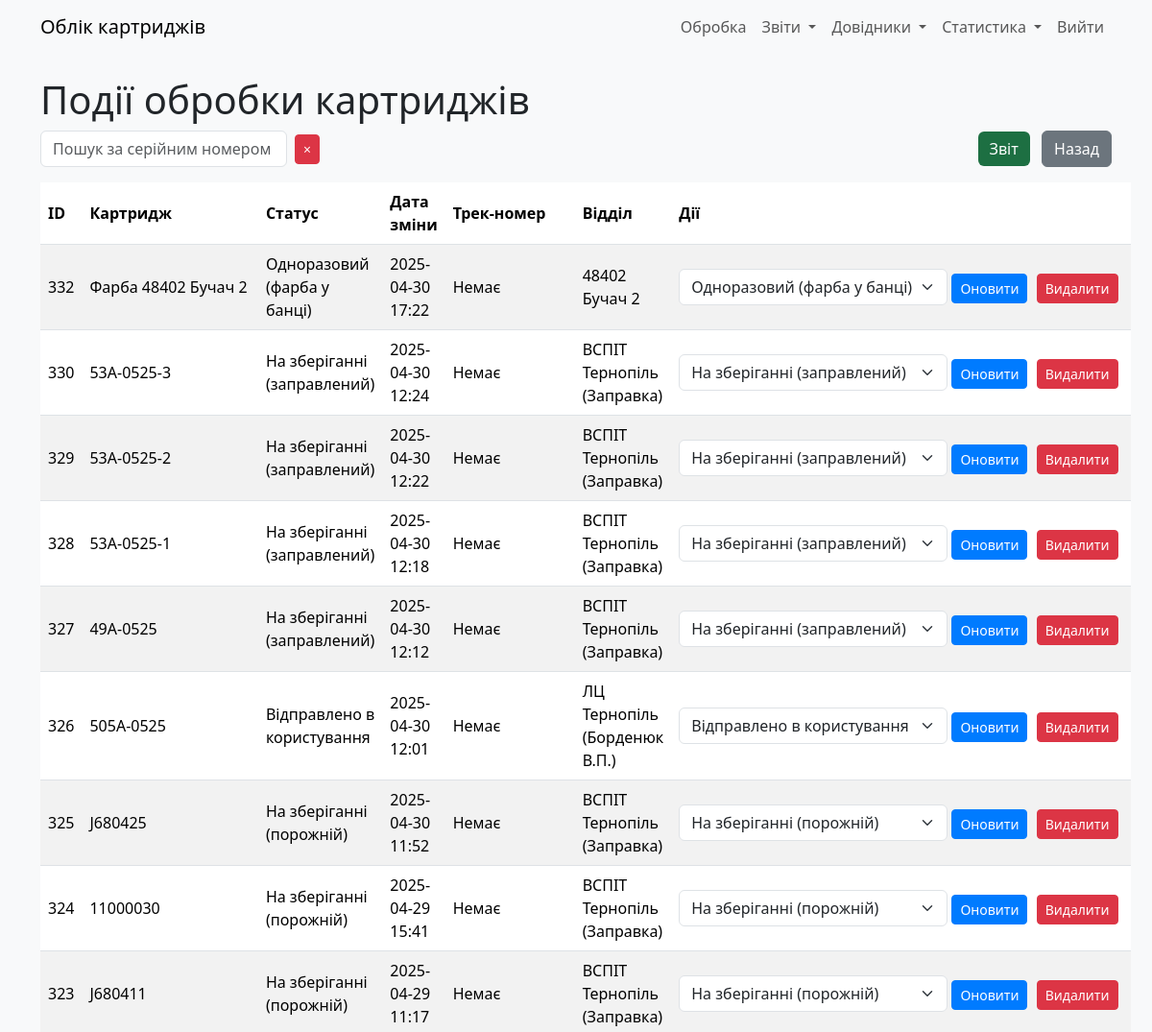
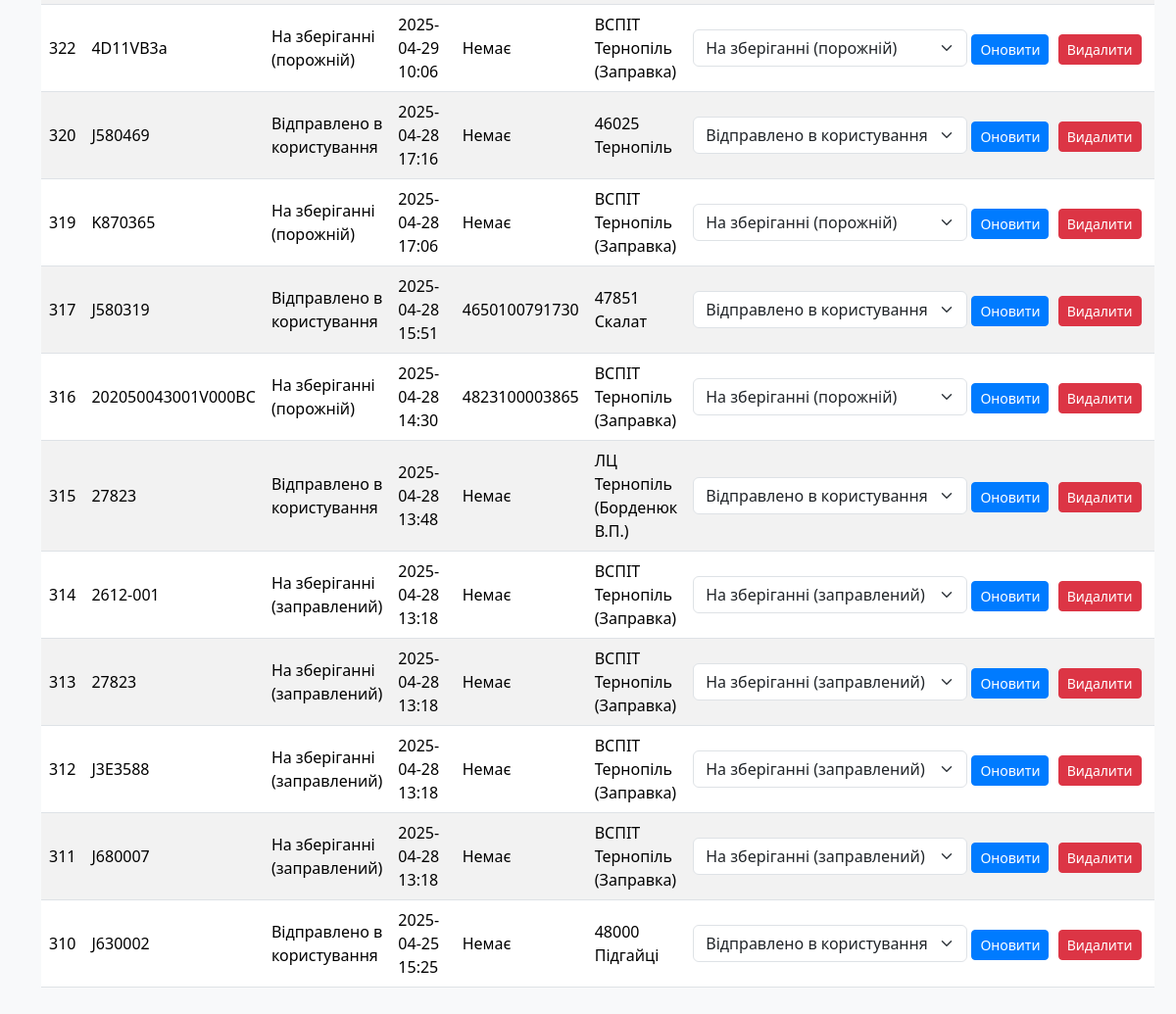
The app's page /cartridge_status (signed in), older data (2 pictures, top to bottom).
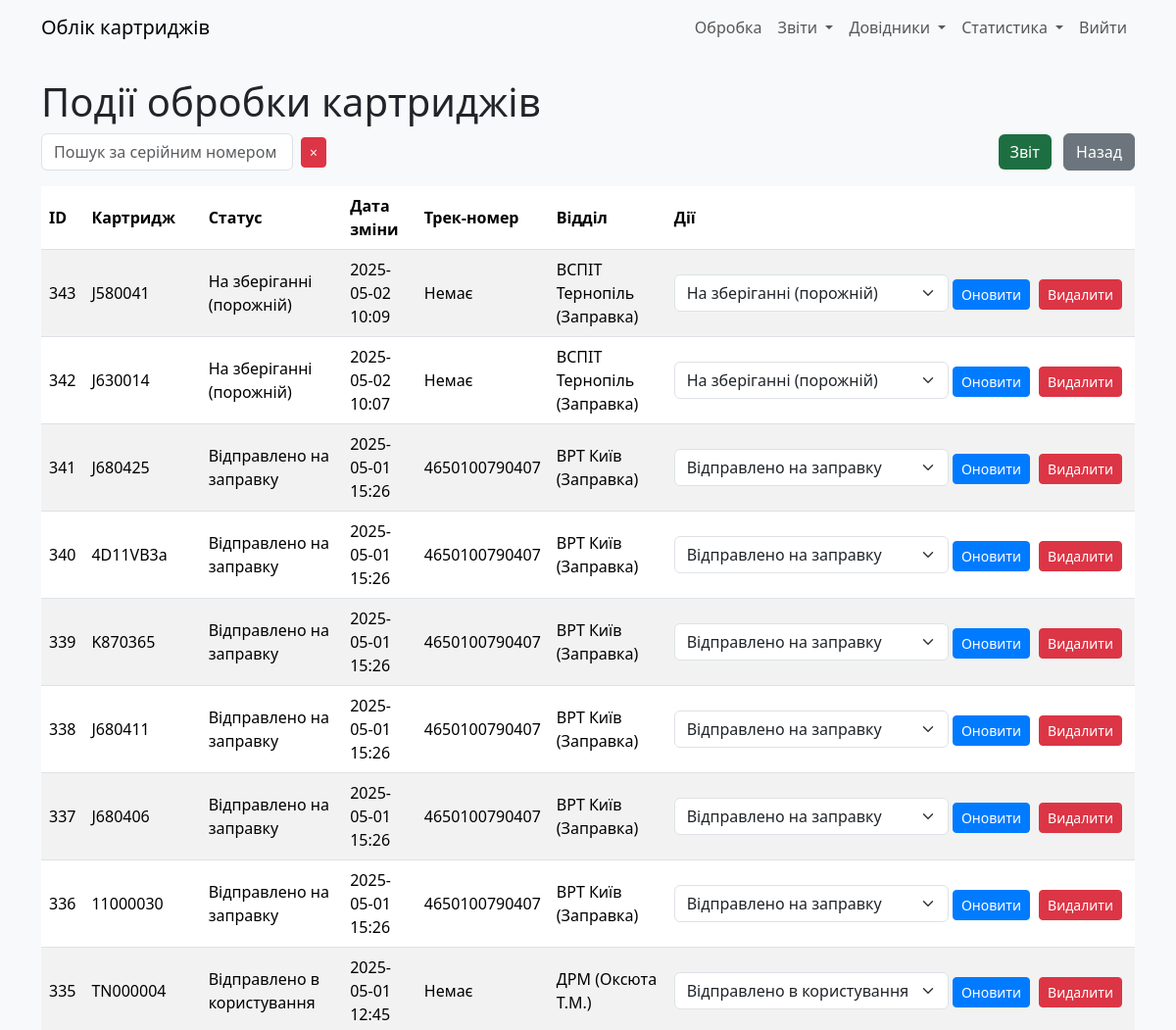
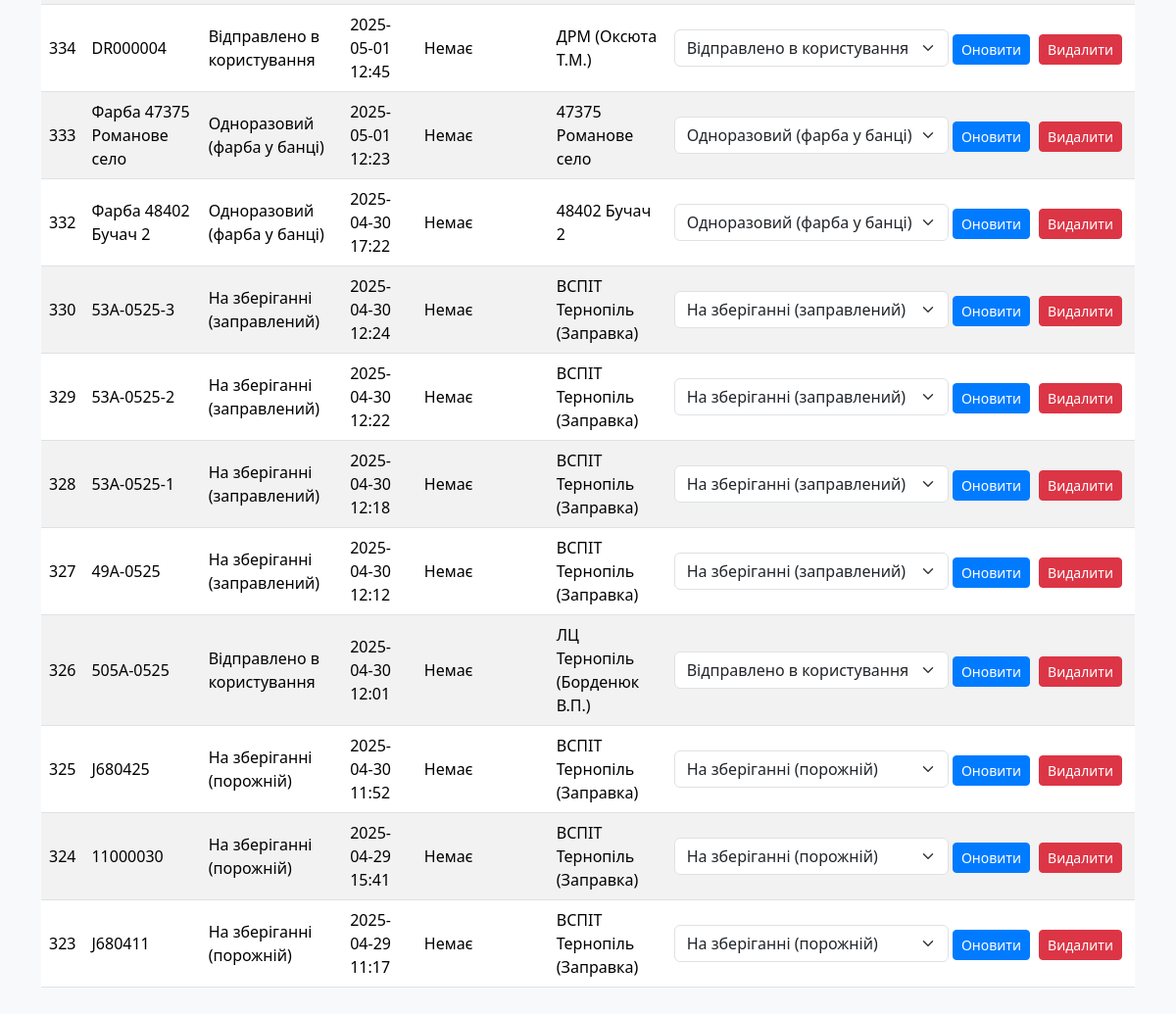
The same page, newer data (2 pictures, top to bottom).
### models.py (models this page shows)
class CartridgeStatus(db.Model):
    __tablename__ = "cartrg_status"
    id: Mapped[int] = mapped_column(primary_key=True)
    cartridge_id = mapped_column(ForeignKey(Cartridges.id))
    status: Mapped[int] = mapped_column(Integer, server_default=literal(0))
    date_ofchange: Mapped[DateTime] = mapped_column(DateTime, server_default=func.now())
    parcel_track: Mapped[str] = mapped_column(String(13), nullable=True)
    exec_dept: Mapped[int] = mapped_column(ForeignKey(RefillDept.id))
    user_updated: Mapped[int] = mapped_column(ForeignKey(User.id))
    time_updated: Mapped[DateTime] = mapped_column(DateTime, server_default=func.now())
    __table_args__ = (
        Index('idx_cartridge_date', 'cartridge_id', 'date_ofchange'),  # Композитний індекс
        Index('idx_status', 'status'),                                 # Окремий індекс для status
        Index('idx_exec_dept', 'exec_dept'),                           # Окремий індекс для exec_dept
    )

class Cartridges(db.Model):
    __tablename__ = "cartridges"
    id: Mapped[int] = mapped_column(primary_key=True)
    serial_num: Mapped[str] = mapped_column(String(255), server_default="N/A")
    in_printer: Mapped[int] = mapped_column(ForeignKey(CustomerEquipment.id), nullable=True)
    cartridge_model: Mapped[str] = mapped_column(String(255), nullable=True)  # Текстове поле
    cartrg_model_id: Mapped[int] = mapped_column(ForeignKey(CartridgeModel.id), default=1)
    user_updated: Mapped[int] = mapped_column(ForeignKey(User.id))
    time_updated: Mapped[DateTime] = mapped_column(DateTime, server_default=func.now())
    curr_status: Mapped[int] = mapped_column(Integer, nullable=False, default=0)
    curr_dept: Mapped[int] = mapped_column(Integer, nullable=False, default=0)
    curr_parcel_track: Mapped[str] = mapped_column(String(13), nullable=True)

class RefillDept(db.Model):
    __tablename__ = "refill_dept"
    id: Mapped[int] = mapped_column(primary_key=True)
    deptname: Mapped[str] = mapped_column(String(30))
    addr1: Mapped[str] = mapped_column(String(255))
    addr2: Mapped[str] = mapped_column(String(255))
    addr3: Mapped[str] = mapped_column(String(255))
    addr4: Mapped[str] = mapped_column(String(255))
    addr5: Mapped[str] = mapped_column(String(255))
    is_exec: Mapped[int] = mapped_column(Integer, server_default=literal(0))
    user_updated: Mapped[int] = mapped_column(ForeignKey(User.id))
    time_updated: Mapped[DateTime] = mapped_column(DateTime, server_default=func.now())

### app.py (the view)
    def wrapper(*args, **kwargs):
        if current_user.role != 'admin':
            abort(403)
        return f(*args, **kwargs)

### app.py (called while the page is built)
@login_manager.user_loader
def load_user(user_id):
    return User.query.get(int(user_id))

def admin_required(f):
    def wrapper(*args, **kwargs):
        if current_user.role != 'admin':
            abort(403)
        return f(*args, **kwargs)
    wrapper.__name__ = f.__name__
    return wrapper

### templates/cartridge_status.html (shortened to what this page needs)
{% extends "base.html" %}
{% block content %}
    <h1>Події обробки картриджів</h1>
    <div class="mb-3 d-flex justify-content-between align-items-center">
        <div class="d-flex align-items-center">
            <input type="text" id="search" class="form-control" placeholder="Пошук за серійним номером" value="{{ search|escape }}" style="max-width: 400px;">
            <button id="clear-search" class="btn btn-danger btn-sm ms-2" title="Очистити пошук">
                <span>×</span>
            </button>
        </div>
        <div>
            <a href="{{ url_for('export_cartridge_events') }}" class="btn btn-excel me-2">Звіт</a>
            <a href="{{ url_for('index') }}" class="btn btn-secondary">Назад</a>
        </div>
    </div>
    <table class="table table-striped" id="status-table">
        <thead>
            <tr>
                <th>ID</th>
                <th>Картридж</th>
                <th>Статус</th>
                <th>Дата зміни</th>
                <th>Трек-номер</th>
                <th>Відділ</th>
                <th>Дії</th>
            </tr>
        </thead>
        <tbody id="status-table-body">
            {% for status, serial_num, deptname in statuses %}
            <tr>
                <td>{{ status.id }}</td>
                <td>{{ serial_num }}</td>
                <td>{{ {0: 'Не вказано', 1: 'На зберіганні (порожній)', 2: 'Відправлено в користування', 3: 'Відправлено на заправку', 4: 'Непридатний (списаний)', 5: 'Одноразовий (фарба у банці)', 6: 'На зберіганні (заправлений)'}[status.status] }}</td>
                <td>{{ status.date_ofchange.strftime('%Y-%m-%d %H:%M') }}</td>
                <td>{{ status.parcel_track or 'Немає' }}</td>
                <td>{{ deptname }}</td>
                <td class="actions-column">
                    <form action="{{ url_for('update_status', status_id=status.id) }}" method="POST" class="d-inline">
                        <select name="status" class="form-select d-inline w-auto">
                            <option value="1" {% if status.status == 1 %}selected{% endif %}>На зберіганні (порожній)</option>
                            <option value="2" {% if status.status == 2 %}selected{% endif %}>Відправлено в користування</option>
                            <option value="3" {% if status.status == 3 %}selected{% endif %}>Відправлено на заправку</option>
                            <option value="5" {% if status.status == 5 %}selected{% endif %}>Одноразовий (фарба у банці)</option>
                            <option value="6" {% if status.status == 6 %}selected{% endif %}>На зберіганні (заправлений)</option>
                        </select>
                        <button type="submit" class="btn btn-primary btn-sm">Оновити</button>
                    </form>
                    <form action="{{ url_for('delete_status', status_id=status.id) }}" method="POST" class="d-inline" onsubmit="return confirm('Ви впевнені, що хочете видалити цей статус?');">
                        <button type="submit" class="btn btn-danger btn-sm">Видалити</button>
                    </form>
                </td>
            </tr>
            {% endfor %}
        </tbody>
    </table>
{% endblock %}

Row changes from the older to the newer data that the page shows:
no longer on this page (row unchanged): CartridgeStatus: id "322", serial_num "4D11VB3a", status "На зберіганні (порожній)", date_ofchange "2025-04-29 10:06", parcel_track "Немає", deptname "ВСПІТ Тернопіль (Заправка)"
no longer on this page (row unchanged): CartridgeStatus: id "320", serial_num "J580469", status "Відправлено в користування", date_ofchange "2025-04-28 17:16", parcel_track "Немає", deptname "46025 Тернопіль"
no longer on this page (row unchanged): CartridgeStatus: id "319", serial_num "K870365", status "На зберіганні (порожній)", date_ofchange "2025-04-28 17:06", parcel_track "Немає", deptname "ВСПІТ Тернопіль (Заправка)"
no longer on this page (row unchanged): CartridgeStatus: id "317", serial_num "J580319", status "Відправлено в користування", date_ofchange "2025-04-28 15:51", parcel_track "4650100791730", deptname "47851 Скалат"
no longer on this page (row unchanged): CartridgeStatus: id "316", serial_num "202050043001V000BC", status "На зберіганні (порожній)", date_ofchange "2025-04-28 14:30", parcel_track "4823100003865", deptname "ВСПІТ Тернопіль (Заправка)"
no longer on this page (row unchanged): CartridgeStatus: id "315", serial_num "27823", status "Відправлено в користування", date_ofchange "2025-04-28 13:48", parcel_track "Немає", deptname "ЛЦ Тернопіль (Борденюк В.П.)"
no longer on this page (row unchanged): CartridgeStatus: id "314", serial_num "2612-001", status "На зберіганні (заправлений)", date_ofchange "2025-04-28 13:18", parcel_track "Немає", deptname "ВСПІТ Тернопіль (Заправка)"
no longer on this page (row unchanged): CartridgeStatus: id "313", serial_num "27823", status "На зберіганні (заправлений)", date_ofchange "2025-04-28 13:18", parcel_track "Немає", deptname "ВСПІТ Тернопіль (Заправка)"
no longer on this page (row unchanged): CartridgeStatus: id "312", serial_num "J3E3588", status "На зберіганні (заправлений)", date_ofchange "2025-04-28 13:18", parcel_track "Немає", deptname "ВСПІТ Тернопіль (Заправка)"
no longer on this page (row unchanged): CartridgeStatus: id "311", serial_num "J680007", status "На зберіганні (заправлений)", date_ofchange "2025-04-28 13:18", parcel_track "Немає", deptname "ВСПІТ Тернопіль (Заправка)"
no longer on this page (row unchanged): CartridgeStatus: id "310", serial_num "J630002", status "Відправлено в користування", date_ofchange "2025-04-25 15:25", parcel_track "Немає", deptname "48000 Підгайці"
added CartridgeStatus: id "343", serial_num "J580041", status "На зберіганні (порожній)", date_ofchange "2025-05-02 10:09", parcel_track "Немає", deptname "ВСПІТ Тернопіль (Заправка)"
added CartridgeStatus: id "342", serial_num "J630014", status "На зберіганні (порожній)", date_ofchange "2025-05-02 10:07", parcel_track "Немає", deptname "ВСПІТ Тернопіль (Заправка)"
added CartridgeStatus: id "341", serial_num "J680425", status "Відправлено на заправку", date_ofchange "2025-05-01 15:26", parcel_track "4650100790407", deptname "ВРТ Київ (Заправка)"
added CartridgeStatus: id "340", serial_num "4D11VB3a", status "Відправлено на заправку", date_ofchange "2025-05-01 15:26", parcel_track "4650100790407", deptname "ВРТ Київ (Заправка)"
added CartridgeStatus: id "339", serial_num "K870365", status "Відправлено на заправку", date_ofchange "2025-05-01 15:26", parcel_track "4650100790407", deptname "ВРТ Київ (Заправка)"
added CartridgeStatus: id "338", serial_num "J680411", status "Відправлено на заправку", date_ofchange "2025-05-01 15:26", parcel_track "4650100790407", deptname "ВРТ Київ (Заправка)"
added CartridgeStatus: id "337", serial_num "J680406", status "Відправлено на заправку", date_ofchange "2025-05-01 15:26", parcel_track "4650100790407", deptname "ВРТ Київ (Заправка)"
added CartridgeStatus: id "336", serial_num "11000030", status "Відправлено на заправку", date_ofchange "2025-05-01 15:26", parcel_track "4650100790407", deptname "ВРТ Київ (Заправка)"
added CartridgeStatus: id "335", serial_num "TN000004", status "Відправлено в користування", date_ofchange "2025-05-01 12:45", parcel_track "Немає", deptname "ДРМ (Оксюта Т.М.)"
added CartridgeStatus: id "334", serial_num "DR000004", status "Відправлено в користування", date_ofchange "2025-05-01 12:45", parcel_track "Немає", deptname "ДРМ (Оксюта Т.М.)"
added CartridgeStatus: id "333", serial_num "Фарба 47375 Романове село", status "Одноразовий (фарба у банці)", date_ofchange "2025-05-01 12:23", parcel_track "Немає", deptname "47375 Романове село"
